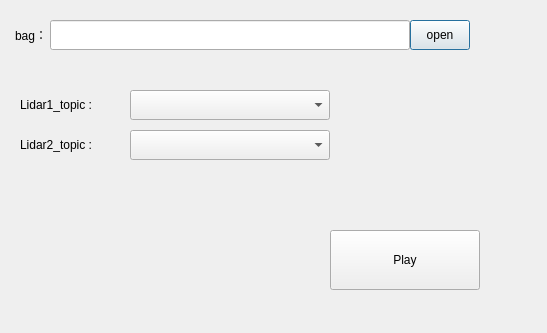
<?xml version="1.0" encoding="UTF-8"?>
<ui version="4.0">
 <class>bagSettingDialog</class>
 <widget class="QDialog" name="bagSettingDialog">
  <property name="geometry">
   <rect>
    <x>0</x>
    <y>0</y>
    <width>547</width>
    <height>333</height>
   </rect>
  </property>
  <property name="windowTitle">
   <string>Dialog</string>
  </property>
  <widget class="QLineEdit" name="lineEdit">
   <property name="geometry">
    <rect>
     <x>50</x>
     <y>20</y>
     <width>360</width>
     <height>30</height>
    </rect>
   </property>
   <property name="text">
    <string/>
   </property>
  </widget>
  <widget class="QPushButton" name="button_openFile">
   <property name="geometry">
    <rect>
     <x>410</x>
     <y>20</y>
     <width>60</width>
     <height>30</height>
    </rect>
   </property>
   <property name="text">
    <string>open</string>
   </property>
  </widget>
  <widget class="QLabel" name="label">
   <property name="geometry">
    <rect>
     <x>15</x>
     <y>15</y>
     <width>30</width>
     <height>40</height>
    </rect>
   </property>
   <property name="text">
    <string>bag：</string>
   </property>
  </widget>
  <widget class="QComboBox" name="comboBox1">
   <property name="geometry">
    <rect>
     <x>130</x>
     <y>90</y>
     <width>200</width>
     <height>30</height>
    </rect>
   </property>
  </widget>
  <widget class="QLabel" name="label_3">
   <property name="geometry">
    <rect>
     <x>20</x>
     <y>90</y>
     <width>100</width>
     <height>30</height>
    </rect>
   </property>
   <property name="text">
    <string>Lidar1_topic : </string>
   </property>
  </widget>
  <widget class="QLabel" name="label_4">
   <property name="geometry">
    <rect>
     <x>20</x>
     <y>130</y>
     <width>100</width>
     <height>30</height>
    </rect>
   </property>
   <property name="text">
    <string>Lidar2_topic : </string>
   </property>
  </widget>
  <widget class="QComboBox" name="comboBox2">
   <property name="geometry">
    <rect>
     <x>130</x>
     <y>130</y>
     <width>200</width>
     <height>30</height>
    </rect>
   </property>
  </widget>
  <widget class="QPushButton" name="button_playBag">
   <property name="geometry">
    <rect>
     <x>330</x>
     <y>230</y>
     <width>150</width>
     <height>60</height>
    </rect>
   </property>
   <property name="text">
    <string>Play</string>
   </property>
  </widget>
 </widget>
 <resources/>
 <connections/>
</ui>
